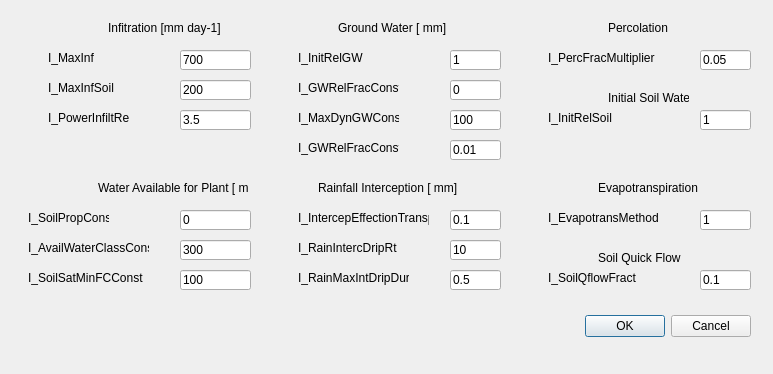
<?xml version="1.0" encoding="UTF-8"?>
<ui version="4.0">
 <class>Dialog</class>
 <widget class="QDialog" name="Dialog">
  <property name="geometry">
   <rect>
    <x>0</x>
    <y>0</y>
    <width>773</width>
    <height>374</height>
   </rect>
  </property>
  <property name="windowTitle">
   <string>Input Soil and Plant Water</string>
  </property>
  <property name="windowIcon">
   <iconset resource="images.qrc">
    <normaloff>:/background/GenRiver logo.jpg</normaloff>:/background/GenRiver logo.jpg</iconset>
  </property>
  <widget class="QDialogButtonBox" name="buttonBox">
   <property name="geometry">
    <rect>
     <x>410</x>
     <y>310</y>
     <width>341</width>
     <height>32</height>
    </rect>
   </property>
   <property name="orientation">
    <enum>Qt::Horizontal</enum>
   </property>
   <property name="standardButtons">
    <set>QDialogButtonBox::Cancel|QDialogButtonBox::Ok</set>
   </property>
  </widget>
  <widget class="QLabel" name="label_174">
   <property name="geometry">
    <rect>
     <x>298</x>
     <y>50</y>
     <width>81</width>
     <height>16</height>
    </rect>
   </property>
   <property name="text">
    <string>I_InitRelGW</string>
   </property>
  </widget>
  <widget class="QLabel" name="label_175">
   <property name="geometry">
    <rect>
     <x>318</x>
     <y>180</y>
     <width>151</width>
     <height>16</height>
    </rect>
   </property>
   <property name="text">
    <string>Rainfall Interception [ mm]</string>
   </property>
  </widget>
  <widget class="QLabel" name="label_176">
   <property name="geometry">
    <rect>
     <x>598</x>
     <y>250</y>
     <width>101</width>
     <height>16</height>
    </rect>
   </property>
   <property name="text">
    <string>Soil Quick Flow</string>
   </property>
  </widget>
  <widget class="QLabel" name="label_177">
   <property name="geometry">
    <rect>
     <x>48</x>
     <y>50</y>
     <width>81</width>
     <height>16</height>
    </rect>
   </property>
   <property name="text">
    <string>I_MaxInf</string>
   </property>
  </widget>
  <widget class="QLineEdit" name="I_InitRelSoil">
   <property name="geometry">
    <rect>
     <x>700</x>
     <y>110</y>
     <width>51</width>
     <height>20</height>
    </rect>
   </property>
   <property name="text">
    <string>1</string>
   </property>
  </widget>
  <widget class="QLineEdit" name="I_PowerInfiltRed">
   <property name="geometry">
    <rect>
     <x>180</x>
     <y>110</y>
     <width>71</width>
     <height>20</height>
    </rect>
   </property>
   <property name="text">
    <string>3.5</string>
   </property>
  </widget>
  <widget class="QLabel" name="label_178">
   <property name="geometry">
    <rect>
     <x>548</x>
     <y>110</y>
     <width>81</width>
     <height>16</height>
    </rect>
   </property>
   <property name="text">
    <string>I_InitRelSoil</string>
   </property>
  </widget>
  <widget class="QLineEdit" name="I_MaxInfSoil">
   <property name="geometry">
    <rect>
     <x>180</x>
     <y>80</y>
     <width>71</width>
     <height>20</height>
    </rect>
   </property>
   <property name="text">
    <string>200</string>
   </property>
  </widget>
  <widget class="QLineEdit" name="I_MaxInf">
   <property name="geometry">
    <rect>
     <x>180</x>
     <y>50</y>
     <width>71</width>
     <height>20</height>
    </rect>
   </property>
   <property name="text">
    <string>700</string>
   </property>
  </widget>
  <widget class="QLineEdit" name="I_InitRelGW">
   <property name="geometry">
    <rect>
     <x>450</x>
     <y>50</y>
     <width>51</width>
     <height>20</height>
    </rect>
   </property>
   <property name="text">
    <string>1</string>
   </property>
  </widget>
  <widget class="QLineEdit" name="I_RainMaxIntDripDur">
   <property name="geometry">
    <rect>
     <x>450</x>
     <y>270</y>
     <width>51</width>
     <height>20</height>
    </rect>
   </property>
   <property name="text">
    <string>0.5</string>
   </property>
  </widget>
  <widget class="QLabel" name="label_179">
   <property name="geometry">
    <rect>
     <x>28</x>
     <y>270</y>
     <width>121</width>
     <height>16</height>
    </rect>
   </property>
   <property name="text">
    <string>I_SoilSatMinFCConst</string>
   </property>
  </widget>
  <widget class="QLineEdit" name="I_AvailQaterClassConst">
   <property name="geometry">
    <rect>
     <x>180</x>
     <y>240</y>
     <width>71</width>
     <height>20</height>
    </rect>
   </property>
   <property name="text">
    <string>300</string>
   </property>
  </widget>
  <widget class="QLabel" name="label_180">
   <property name="geometry">
    <rect>
     <x>298</x>
     <y>110</y>
     <width>101</width>
     <height>16</height>
    </rect>
   </property>
   <property name="text">
    <string>I_MaxDynGWConst</string>
   </property>
  </widget>
  <widget class="QLineEdit" name="I_SoilSatMinFCConst">
   <property name="geometry">
    <rect>
     <x>180</x>
     <y>270</y>
     <width>71</width>
     <height>20</height>
    </rect>
   </property>
   <property name="text">
    <string>100</string>
   </property>
  </widget>
  <widget class="QLabel" name="label_181">
   <property name="geometry">
    <rect>
     <x>338</x>
     <y>20</y>
     <width>121</width>
     <height>16</height>
    </rect>
   </property>
   <property name="text">
    <string>Ground Water [ mm]</string>
   </property>
  </widget>
  <widget class="QLineEdit" name="isI_SoilPropConst">
   <property name="geometry">
    <rect>
     <x>180</x>
     <y>210</y>
     <width>71</width>
     <height>20</height>
    </rect>
   </property>
   <property name="text">
    <string>0</string>
   </property>
  </widget>
  <widget class="QLabel" name="label_182">
   <property name="geometry">
    <rect>
     <x>108</x>
     <y>20</y>
     <width>121</width>
     <height>16</height>
    </rect>
   </property>
   <property name="text">
    <string>Infitration [mm day-1]</string>
   </property>
  </widget>
  <widget class="QLabel" name="label_183">
   <property name="geometry">
    <rect>
     <x>298</x>
     <y>140</y>
     <width>101</width>
     <height>16</height>
    </rect>
   </property>
   <property name="text">
    <string>I_GWRelFracConst</string>
   </property>
  </widget>
  <widget class="QLabel" name="label_184">
   <property name="geometry">
    <rect>
     <x>608</x>
     <y>20</y>
     <width>81</width>
     <height>16</height>
    </rect>
   </property>
   <property name="text">
    <string>Percolation</string>
   </property>
  </widget>
  <widget class="QLabel" name="label_185">
   <property name="geometry">
    <rect>
     <x>548</x>
     <y>270</y>
     <width>91</width>
     <height>16</height>
    </rect>
   </property>
   <property name="text">
    <string>I_SoilQflowFract</string>
   </property>
  </widget>
  <widget class="QLineEdit" name="I_PercFracMultiplier">
   <property name="geometry">
    <rect>
     <x>700</x>
     <y>50</y>
     <width>51</width>
     <height>20</height>
    </rect>
   </property>
   <property name="text">
    <string>0.05</string>
   </property>
  </widget>
  <widget class="QLabel" name="label_186">
   <property name="geometry">
    <rect>
     <x>48</x>
     <y>80</y>
     <width>81</width>
     <height>16</height>
    </rect>
   </property>
   <property name="text">
    <string>I_MaxInfSoil</string>
   </property>
  </widget>
  <widget class="QLineEdit" name="I_SoilQflowFract">
   <property name="geometry">
    <rect>
     <x>700</x>
     <y>270</y>
     <width>51</width>
     <height>20</height>
    </rect>
   </property>
   <property name="text">
    <string>0.1</string>
   </property>
  </widget>
  <widget class="QLabel" name="label_187">
   <property name="geometry">
    <rect>
     <x>28</x>
     <y>210</y>
     <width>81</width>
     <height>16</height>
    </rect>
   </property>
   <property name="text">
    <string>I_SoilPropConst?</string>
   </property>
  </widget>
  <widget class="QLabel" name="label_188">
   <property name="geometry">
    <rect>
     <x>28</x>
     <y>240</y>
     <width>121</width>
     <height>16</height>
    </rect>
   </property>
   <property name="text">
    <string>I_AvailWaterClassConst</string>
   </property>
  </widget>
  <widget class="QLabel" name="label_189">
   <property name="geometry">
    <rect>
     <x>608</x>
     <y>90</y>
     <width>81</width>
     <height>16</height>
    </rect>
   </property>
   <property name="text">
    <string>Initial Soil Water</string>
   </property>
  </widget>
  <widget class="QLabel" name="label_190">
   <property name="geometry">
    <rect>
     <x>298</x>
     <y>210</y>
     <width>131</width>
     <height>16</height>
    </rect>
   </property>
   <property name="text">
    <string>I_IntercepEffectionTransp</string>
   </property>
  </widget>
  <widget class="QLabel" name="label_191">
   <property name="geometry">
    <rect>
     <x>548</x>
     <y>50</y>
     <width>111</width>
     <height>16</height>
    </rect>
   </property>
   <property name="text">
    <string>I_PercFracMultiplier</string>
   </property>
  </widget>
  <widget class="QLineEdit" name="isI_GWRelFracConst">
   <property name="geometry">
    <rect>
     <x>450</x>
     <y>80</y>
     <width>51</width>
     <height>20</height>
    </rect>
   </property>
   <property name="text">
    <string>0</string>
   </property>
  </widget>
  <widget class="QLabel" name="label_192">
   <property name="geometry">
    <rect>
     <x>298</x>
     <y>240</y>
     <width>111</width>
     <height>16</height>
    </rect>
   </property>
   <property name="text">
    <string>I_RainIntercDripRt</string>
   </property>
  </widget>
  <widget class="QLabel" name="label_193">
   <property name="geometry">
    <rect>
     <x>48</x>
     <y>110</y>
     <width>81</width>
     <height>16</height>
    </rect>
   </property>
   <property name="text">
    <string>I_PowerInfiltRed</string>
   </property>
  </widget>
  <widget class="QLineEdit" name="I_GWRelFracConst">
   <property name="geometry">
    <rect>
     <x>450</x>
     <y>140</y>
     <width>51</width>
     <height>20</height>
    </rect>
   </property>
   <property name="text">
    <string>0.01</string>
   </property>
  </widget>
  <widget class="QLineEdit" name="I_IntercepEffectionTransp">
   <property name="geometry">
    <rect>
     <x>450</x>
     <y>210</y>
     <width>51</width>
     <height>20</height>
    </rect>
   </property>
   <property name="text">
    <string>0.1</string>
   </property>
  </widget>
  <widget class="QLabel" name="label_194">
   <property name="geometry">
    <rect>
     <x>548</x>
     <y>210</y>
     <width>111</width>
     <height>16</height>
    </rect>
   </property>
   <property name="text">
    <string>I_EvapotransMethod</string>
   </property>
  </widget>
  <widget class="QLabel" name="label_195">
   <property name="geometry">
    <rect>
     <x>98</x>
     <y>180</y>
     <width>151</width>
     <height>16</height>
    </rect>
   </property>
   <property name="text">
    <string>Water Available for Plant [ mm]</string>
   </property>
  </widget>
  <widget class="QLineEdit" name="I_RainIntercDripRt">
   <property name="geometry">
    <rect>
     <x>450</x>
     <y>240</y>
     <width>51</width>
     <height>20</height>
    </rect>
   </property>
   <property name="text">
    <string>10</string>
   </property>
  </widget>
  <widget class="QLineEdit" name="I_EvapotransMethod">
   <property name="geometry">
    <rect>
     <x>700</x>
     <y>210</y>
     <width>51</width>
     <height>20</height>
    </rect>
   </property>
   <property name="text">
    <string>1</string>
   </property>
  </widget>
  <widget class="QLabel" name="label_196">
   <property name="geometry">
    <rect>
     <x>298</x>
     <y>80</y>
     <width>101</width>
     <height>16</height>
    </rect>
   </property>
   <property name="text">
    <string>I_GWRelFracConst?</string>
   </property>
  </widget>
  <widget class="QLabel" name="label_197">
   <property name="geometry">
    <rect>
     <x>298</x>
     <y>270</y>
     <width>111</width>
     <height>16</height>
    </rect>
   </property>
   <property name="text">
    <string>I_RainMaxIntDripDur</string>
   </property>
  </widget>
  <widget class="QLabel" name="label_198">
   <property name="geometry">
    <rect>
     <x>598</x>
     <y>180</y>
     <width>101</width>
     <height>16</height>
    </rect>
   </property>
   <property name="text">
    <string>Evapotranspiration</string>
   </property>
  </widget>
  <widget class="QLineEdit" name="I_MaxDynGWConst">
   <property name="geometry">
    <rect>
     <x>450</x>
     <y>110</y>
     <width>51</width>
     <height>20</height>
    </rect>
   </property>
   <property name="text">
    <string>100</string>
   </property>
  </widget>
 </widget>
 <resources>
  <include location="images.qrc"/>
 </resources>
 <connections>
  <connection>
   <sender>buttonBox</sender>
   <signal>accepted()</signal>
   <receiver>Dialog</receiver>
   <slot>accept()</slot>
   <hints>
    <hint type="sourcelabel">
     <x>248</x>
     <y>254</y>
    </hint>
    <hint type="destinationlabel">
     <x>157</x>
     <y>274</y>
    </hint>
   </hints>
  </connection>
  <connection>
   <sender>buttonBox</sender>
   <signal>rejected()</signal>
   <receiver>Dialog</receiver>
   <slot>reject()</slot>
   <hints>
    <hint type="sourcelabel">
     <x>316</x>
     <y>260</y>
    </hint>
    <hint type="destinationlabel">
     <x>286</x>
     <y>274</y>
    </hint>
   </hints>
  </connection>
 </connections>
</ui>
